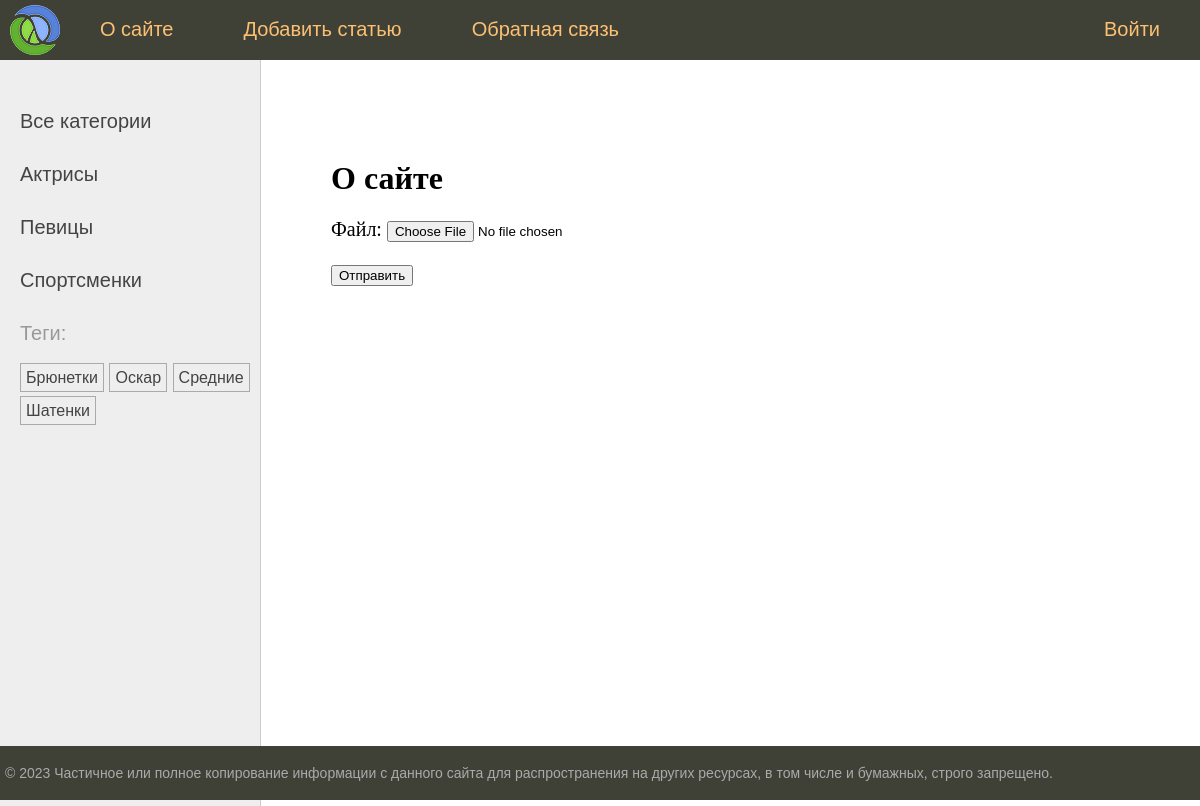
The page /about/ on the database its author committed.
### women/models.py (models this page shows, shortened)
class Category(models.Model):
    name = models.CharField(max_length=100, db_index=True, verbose_name="Категория")
    slug = models.SlugField(max_length=255, unique=True, db_index=True)
    def get_absolute_url(self):
        return reverse('category', kwargs={'cat_slug': self.slug})
    class Meta:
        verbose_name = "Категория"
        verbose_name_plural = "Категории"

class TagPost(models.Model):
    tag = models.CharField(max_length=100, db_index=True)
    slug = models.SlugField(max_length=255, unique=True, db_index=True)
    def get_absolute_url(self):
        return reverse('tag', kwargs={'tag_slug': self.slug})

### women/views.py (the view)
# urls.py: path('about/', views.about, name='about'),
def about(request):
    if request.method == 'POST':
        form = UploadFileForm(request.POST, request.FILES)
        if form.is_valid():
            fp = UploadFiles(file=form.cleaned_data['file'])
            fp.save()
    else:
        form = UploadFileForm()
    return render(request, 'women/about.html', {'title': 'О сайте', 'menu': menu, 'form': form})

### women/forms.py
class UploadFileForm(forms.Form):
    file = forms.ImageField(label='Файл')

### women/templatetags/women_tags.py (called while the page is built)
@register.inclusion_tag('women/list_categories.html')
def show_categories(cat_selected=0):
    cats = Category.objects.annotate(total=Count("posts")).filter(total__gt=0)
    return {'cats': cats, 'cat_selected': cat_selected}

@register.inclusion_tag('women/list_tags.html')
def show_all_tags():
    tags = TagPost.objects.annotate(total=Count("tags")).filter(total__gt=0)
    return {'tags': tags}

### women/templates/women/about.html (shortened to what this page needs)
{% extends 'base.html' %}
{% block content %}
<h1>{{ title }}</h1>
<form action="" method="post" enctype="multipart/form-data">
    {{ form.as_p }}
    <p><button type="submit">Отправить</button></p>
</form>
{% endblock %}

### women/templates/women/list_categories.html
{% for cat in cats %}
{% if cat.id == cat_selected %}
<li class="selected">{{ cat.name }}</li>
{% else %}
<li><a href="{{ cat.get_absolute_url }}">{{ cat.name }}</a> </li>
{% endif %}
{% endfor %}

### women/templates/women/list_tags.html
{% if tags %}
    <p>Теги:</p>
    <ul class="tags-list">
        {% for t in tags %}
        <li><a href="{{ t.get_absolute_url }}">{{ t.tag }}</a></li>
        {% endfor %}
    </ul>
{% endif %}

### rows shown on the page
Category: name "Актрисы"
Category: name "Певицы"
Category: name "Спортсменки"
TagPost: tag "Брюнетки"
TagPost: tag "Оскар"
TagPost: tag "Средние"
TagPost: tag "Шатенки"

### other values the page prints
{{ m.title }} "О сайте" "Добавить статью" "Обратная связь" "Войти"
{{ title }} "О сайте"
